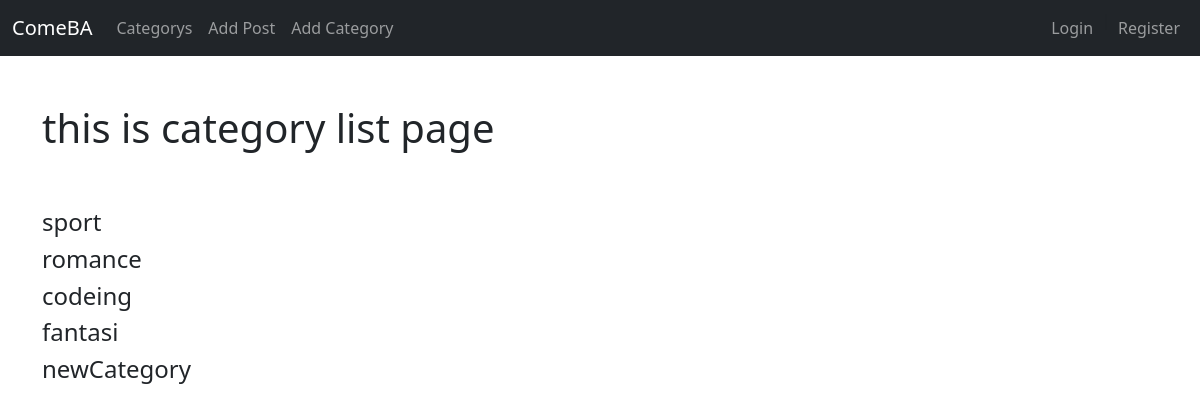
The page /category-list/ on the database its author committed.
### artikelBlog/models.py (models this page shows, shortened)
class Category(models.Model):
    name = models.CharField(max_length=255)
    def __str__(self) :
        return self.name

### artikelBlog/views.py (the view)
# urls.py: path('category-list/',views.CategoryListView, name='category-list'),
def CategoryListView(request):
    cat_menu_list = Category.objects.all()
    return render(request, 'Blog/categories_list.html', {'cat_menu_list':cat_menu_list})

### artikelBlog/templates/Blog/categories_list.html (shortened to what this page needs)
{% extends 'Blog/base.html' %}
{% block content %}
<h1> this is category list page </h1>
<br/><br/>
{% for item in cat_menu_list %}
<h4><a class="dropdown-item" href="{% url 'category' item|slugify %}">{{ item }}</a></h4>
{% endfor %}
{% endblock content %}

### rows shown on the page
Category: name "sport"
Category: name "romance"
Category: name "codeing"
Category: name "fantasi"
Category: name "newCategory"
